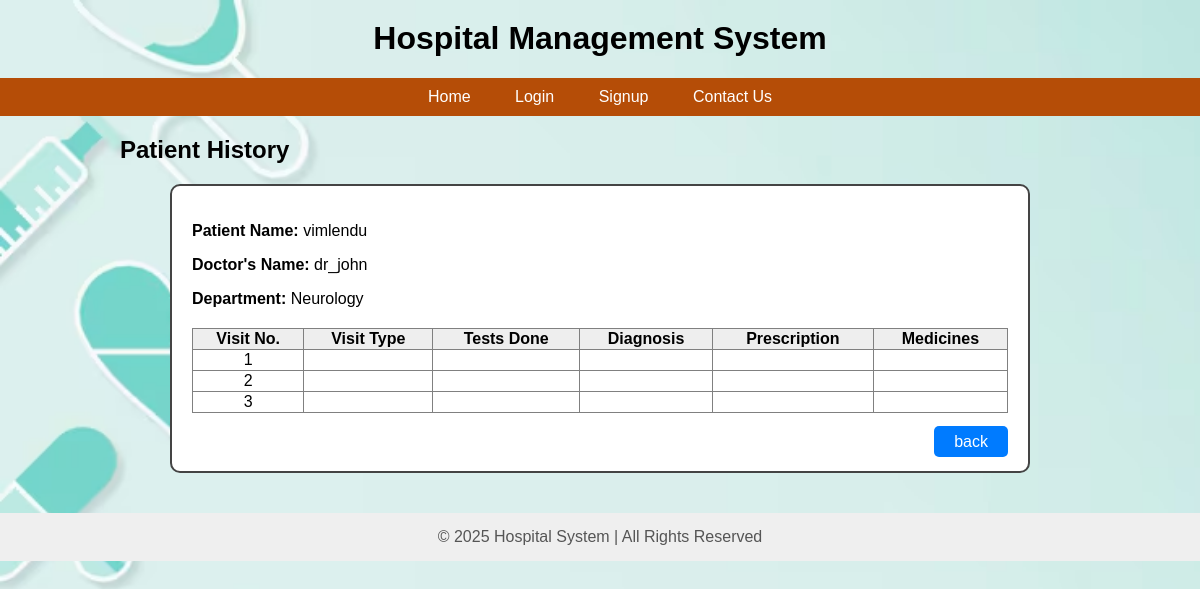
Page /patient_history/6 on the committed database.
### app.py (models this page shows)
class User(db.Model):
    __tablename__ = 'users'
    id = db.Column(db.Integer, primary_key=True)
    user_name = db.Column(db.String(80), unique=True, nullable=False)
    email = db.Column(db.String(120), unique=True, nullable=False)
    password = db.Column(db.String(200), nullable=False)
    role = db.Column(db.String(50), nullable=False)
    created_at = db.Column(db.DateTime, default=datetime.utcnow)
    experience = db.Column(db.Integer, nullable=True)
    department_id = db.Column(db.Integer, db.ForeignKey('departments.id'), nullable=True)
    department = db.relationship("Department",back_populates="doctors")

class Department(db.Model):
    __tablename__ = 'departments'
    id = db.Column(db.Integer, primary_key=True)
    name = db.Column(db.String(100), unique=True, nullable=False)
    description = db.Column(db.String(255), nullable=True)
    doctors = db.relationship("User", back_populates="department")

class Treatment(db.Model):
    __tablename__ = 'treatments'
    id = db.Column(db.Integer, primary_key=True)
    treatment_name = db.Column(db.String(100), nullable=False)
    appointment_id = db.Column(db.Integer, db.ForeignKey('appointments.id'), nullable=False)
    description = db.Column(db.String(255), nullable=False)
    prescribed_at = db.Column(db.DateTime, default=datetime.utcnow)

### app.py (the view)
@app.route('/patient_history/<int:patient_id>')
def patient_history_admin(patient_id):
    patient = User.query.get_or_404(patient_id)
    latest_appt = (
        Appointment.query
        .filter_by(patient_id=patient_id)
        .order_by(Appointment.id.desc())
        .first()
    )
    doctor = None
    department = None
    if latest_appt:
        doctor = User.query.get(latest_appt.doctor_id)
        if doctor:
            department = Department.query.get(doctor.department_id)
    history = (
        Treatment.query
        .join(Appointment, Treatment.appointment_id == Appointment.id)
        .filter(Appointment.patient_id == patient_id)
        .all()
    )
    return render_template(
        "patient/history.html",
        patient=patient,
        doctor=doctor,
        department=department,
        history=history
    )

### templates/patient/history.html (shortened to what this page needs)
{% extends "root.html" %}
{% block content %}
<h2 style="margin-top:20px;">Patient History</h2>
<div style="
    padding:20px;
    background:white;
    border-radius:10px;
    border:2px solid #444;
    width:85%;
    margin:auto;
">
    <p><b>Patient Name:</b> {{ patient.user_name }}</p>
    <p><b>Doctor's Name:</b> {{ doctor.user_name }}</p>
    <p><b>Department:</b> {{ department.name }}</p>
    <table border="1" width="100%"
           style="border-collapse:collapse; margin-top:20px; text-align:center;">
        <tr style="background:#eee; font-weight:bold;">
            <th>Visit No.</th>
            <th>Visit Type</th>
            <th>Tests Done</th>
            <th>Diagnosis</th>
            <th>Prescription</th>
            <th>Medicines</th>
        </tr>
        {% for h in history %}
        <tr>
            <td>{{ loop.index }}</td>
            <td>{{ h.visit_type }}</td>
            <td>{{ h.tests_done }}</td>
            <td>{{ h.diagnosis }}</td>
            <td>{{ h.prescription }}</td>
            <td>{{ h.medicines }}</td>
        </tr>
        {% endfor %}
    </table>
    <div style="text-align:right; margin-top:20px;">
        <a href="{{ url_for('patient_dash') }}"
           style="padding:7px 20px; background:#007bff;
                  color:white; text-decoration:none;
                  border-radius:5px;">
            back
        </a>
    </div>
</div>
{% endblock %}

### templates/root.html (style rules this page uses)
body { font-family: Arial; margin: 0; padding: 0; background-image: url('/static/images/back_ground image1.jpg'); background-size: cover; background-repeat: no-repeat; background-attachment: fixed; }

### rows in the picture
User: user_name "vimlendu"
User: user_name "dr_john"
Department: name "Neurology"
